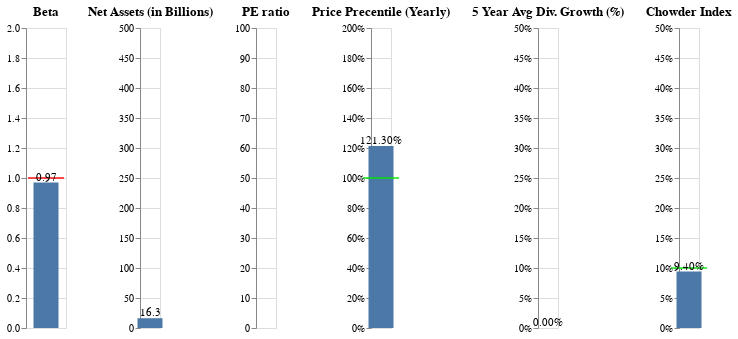

The notebook cell saved with this chart:
### Code cell
further_analysis('SCHD')

### Figure 1 — Vega-Lite specification as saved in the notebook (floating-point values rounded to 4 significant figures)
{"config": {"view": {"continuousWidth": 400, "continuousHeight": 300}}, "hconcat": [{"layer": [{"data": {"name": "data-83ea269d49a1cf513b75b8d7b8427613"}, "mark": {"type": "bar", "size": 25}, "encoding": {"y": {"type": "quantitative", "field": "Beta (5Y Monthly)", "scale": {"domain": [0, 2]}, "title": null}}, "title": "Beta", "width": 40}, {"data": {"name": "data-dd7ce249685e538c20124598d6c0e155"}, "mark": {"type": "tick", "color": "red", "size": 36.0, "thickness": 2}, "encoding": {"y": {"type": "quantitative", "field": "goal"}}}, {"data": {"name": "data-83ea269d49a1cf513b75b8d7b8427613"}, "mark": {"type": "text", "align": "center", "baseline": "middle", "dy": -5}, "encoding": {"text": {"type": "nominal", "field": "Beta (5Y Monthly)"}, "y": {"type": "quantitative", "field": "Beta (5Y Monthly)"}}}]}, {"layer": [{"mark": {"type": "bar", "size": 25}, "encoding": {"y": {"type": "quantitative", "field": "Net Assets", "scale": {"domain": [0, 500]}, "title": null}}, "title": "Net Assets (in Billions)"}, {"mark": {"type": "text", "align": "center", "baseline": "middle", "dy": -5}, "encoding": {"text": {"type": "quantitative", "field": "Net Assets"}, "y": {"type": "quantitative", "field": "Net Assets"}}}], "data": {"name": "data-83ea269d49a1cf513b75b8d7b8427613"}}, {"layer": [{"mark": {"type": "bar", "size": 25}, "encoding": {"y": {"type": "quantitative", "field": "PE Ratio (TTM)", "scale": {"domain": [0, 100]}, "title": null}}, "title": "PE ratio"}, {"mark": {"type": "text", "align": "center", "baseline": "middle", "dy": -5}, "encoding": {"text": {"type": "nominal", "field": "PE Ratio (TTM)"}, "y": {"type": "quantitative", "field": "PE Ratio (TTM)"}}}], "data": {"name": "data-83ea269d49a1cf513b75b8d7b8427613"}}, {"layer": [{"data": {"name": "data-83ea269d49a1cf513b75b8d7b8427613"}, "mark": {"type": "bar", "size": 25}, "encoding": {"y": {"type": "quantitative", "axis": {"format": "%"}, "field": "Price precentile (between low & high)", "scale": {"domain": [0, 2]}, "title": null}}, "title": "Price Precentile (Yearly)"}, {"data": {"name": "data-dd7ce249685e538c20124598d6c0e155"}, "mark": {"type": "tick", "color": "#00e600", "size": 36.0, "thickness": 2}, "encoding": {"y": {"type": "quantitative", "field": "goal"}}}, {"data": {"name": "data-83ea269d49a1cf513b75b8d7b8427613"}, "mark": {"type": "text", "align": "center", "baseline": "middle", "dy": -5}, "encoding": {"text": {"type": "nominal", "field": "Price precentile (between low & high) %"}, "y": {"type": "quantitative", "field": "Price precentile (between low & high)"}}}]}, {"layer": [{"mark": {"type": "bar", "size": 25}, "encoding": {"y": {"type": "quantitative", "axis": {"format": "%"}, "field": "1", "scale": {"domain": [0, 0.5]}, "title": null}}, "title": "5 Year Avg Div. Growth (%)"}, {"mark": {"type": "text", "align": "center", "baseline": "middle", "dy": -5}, "encoding": {"text": {"type": "nominal", "field": "1 %"}, "y": {"type": "quantitative", "field": "1"}}}], "data": {"name": "data-da5410a205c03936e24053079b098227"}}, {"layer": [{"data": {"name": "data-39709227107f70284cce878b9a1fe73a"}, "mark": {"type": "bar", "size": 25}, "encoding": {"y": {"type": "quantitative", "axis": {"format": "%"}, "field": "1", "scale": {"domain": [0, 0.5]}, "title": null}}, "title": "Chowder Index"}, {"data": {"name": "data-1624c665ca1a299fc4077c9ca8eb050e"}, "mark": {"type": "tick", "color": "#00e600", "size": 36.0, "thickness": 2}, "encoding": {"y": {"type": "quantitative", "field": "goal"}}}, {"data": {"name": "data-39709227107f70284cce878b9a1fe73a"}, "mark": {"type": "text", "align": "center", "baseline": "middle", "dy": -5}, "encoding": {"text": {"type": "nominal", "field": "1 %"}, "y": {"type": "quantitative", "field": "1"}}}]}], "$schema": "https://vega.github.io/schema/vega-lite/v4.8.1.json", "datasets": {"data-83ea269d49a1cf513b75b8d7b8427613": [{"Net Assets": 16.3, "Beta (5Y Monthly)": "0.97", "PE Ratio (TTM)": "nan", "52 Weeks High": 67.05, "52 Weeks Low": 38.83, "Price precentile (between low & high)": 1.213, "5 YR Avg Div. Growth (f%)": "0.00%", "5 YR Avg Div. Growth": 0.0, "Chowder Index f(5 YR Yield + Current Yield)": "9.40%", "Chowder Index (5 YR Yield + Current Yield)": 0.094, "Price precentile (between low & high) %": "121.30%"}], "data-dd7ce249685e538c20124598d6c0e155": [{"goal": 1}], "data-da5410a205c03936e24053079b098227": [{"1": 0.0, "2": "0.00%", "1 %": "0.00%"}], "data-39709227107f70284cce878b9a1fe73a": [{"1": 0.094, "2": "9.40%", "1 %": "9.40%"}], "data-1624c665ca1a299fc4077c9ca8eb050e": [{"goal": 0.1}]}}
